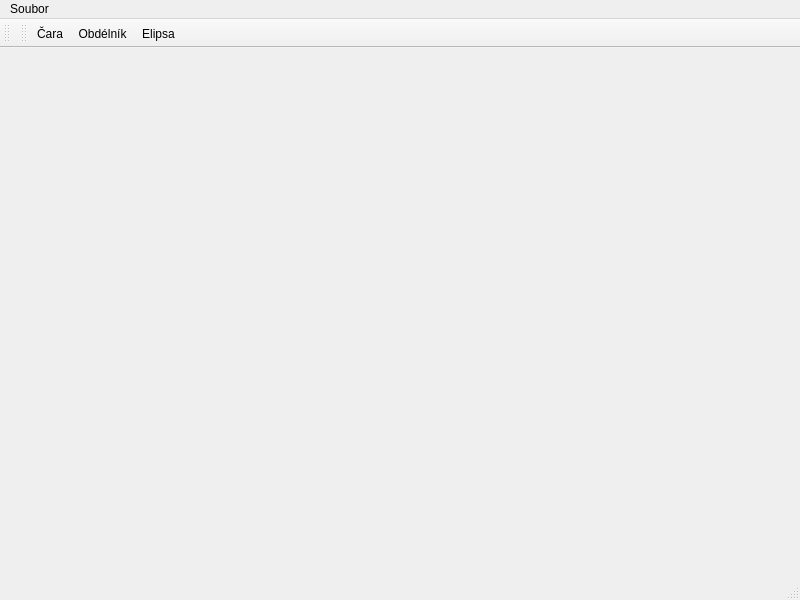
<?xml version="1.0" encoding="UTF-8"?>
<ui version="4.0">
 <class>MainWindow</class>
 <widget class="QMainWindow" name="MainWindow">
  <property name="geometry">
   <rect>
    <x>0</x>
    <y>0</y>
    <width>800</width>
    <height>600</height>
   </rect>
  </property>
  <property name="windowTitle">
   <string>MainWindow</string>
  </property>
  <widget class="QWidget" name="centralwidget">
   <layout class="QHBoxLayout" name="horizontalLayout"/>
  </widget>
  <widget class="QMenuBar" name="menubar">
   <property name="geometry">
    <rect>
     <x>0</x>
     <y>0</y>
     <width>800</width>
     <height>21</height>
    </rect>
   </property>
   <widget class="QMenu" name="menuSoubor">
    <property name="title">
     <string>Soubor</string>
    </property>
    <addaction name="actionNovy"/>
    <addaction name="actionOtevrit"/>
    <addaction name="actionUlo_it"/>
    <addaction name="separator"/>
    <addaction name="actionO_Programu"/>
    <addaction name="actionKonec"/>
   </widget>
   <addaction name="menuSoubor"/>
  </widget>
  <widget class="QStatusBar" name="statusbar"/>
  <widget class="QToolBar" name="tbStyl">
   <property name="windowTitle">
    <string>toolBar</string>
   </property>
   <attribute name="toolBarArea">
    <enum>TopToolBarArea</enum>
   </attribute>
   <attribute name="toolBarBreak">
    <bool>false</bool>
   </attribute>
  </widget>
  <widget class="QToolBar" name="tbNastroj">
   <property name="font">
    <font>
     <bold>false</bold>
    </font>
   </property>
   <property name="windowTitle">
    <string>toolBar</string>
   </property>
   <attribute name="toolBarArea">
    <enum>TopToolBarArea</enum>
   </attribute>
   <attribute name="toolBarBreak">
    <bool>false</bool>
   </attribute>
   <addaction name="actionCara"/>
   <addaction name="actionObdelnik"/>
   <addaction name="actionElipsa"/>
  </widget>
  <action name="actionNovy">
   <property name="icon">
    <iconset resource="Icons.qrc">
     <normaloff>:/Icons/new.png</normaloff>:/Icons/new.png</iconset>
   </property>
   <property name="text">
    <string>Nový</string>
   </property>
   <property name="shortcut">
    <string>Ctrl+N</string>
   </property>
  </action>
  <action name="actionOtevrit">
   <property name="icon">
    <iconset resource="Icons.qrc">
     <normaloff>:/Icons/open.png</normaloff>:/Icons/open.png</iconset>
   </property>
   <property name="text">
    <string>Otevřít</string>
   </property>
   <property name="shortcut">
    <string>Ctrl+O</string>
   </property>
  </action>
  <action name="actionUlo_it">
   <property name="icon">
    <iconset resource="Icons.qrc">
     <normaloff>:/Icons/save.png</normaloff>:/Icons/save.png</iconset>
   </property>
   <property name="text">
    <string>Uložit</string>
   </property>
  </action>
  <action name="actionKonec">
   <property name="icon">
    <iconset resource="Icons.qrc">
     <normaloff>:/Icons/end.png</normaloff>:/Icons/end.png</iconset>
   </property>
   <property name="text">
    <string>Konec</string>
   </property>
  </action>
  <action name="actionCara">
   <property name="icon">
    <iconset resource="Icons.qrc">
     <normaloff>:/Icons/drawLine.png</normaloff>:/Icons/drawLine.png</iconset>
   </property>
   <property name="text">
    <string>Čara</string>
   </property>
  </action>
  <action name="actionObdelnik">
   <property name="icon">
    <iconset resource="Icons.qrc">
     <normaloff>:/Icons/drawSquare.png</normaloff>:/Icons/drawSquare.png</iconset>
   </property>
   <property name="text">
    <string>Obdélník</string>
   </property>
  </action>
  <action name="actionElipsa">
   <property name="icon">
    <iconset resource="Icons.qrc">
     <normaloff>:/Icons/drawCicle.png</normaloff>:/Icons/drawCicle.png</iconset>
   </property>
   <property name="text">
    <string>Elipsa</string>
   </property>
  </action>
  <action name="actionO_Programu">
   <property name="text">
    <string>O Programu</string>
   </property>
  </action>
 </widget>
 <resources>
  <include location="Icons.qrc"/>
 </resources>
 <connections/>
</ui>
